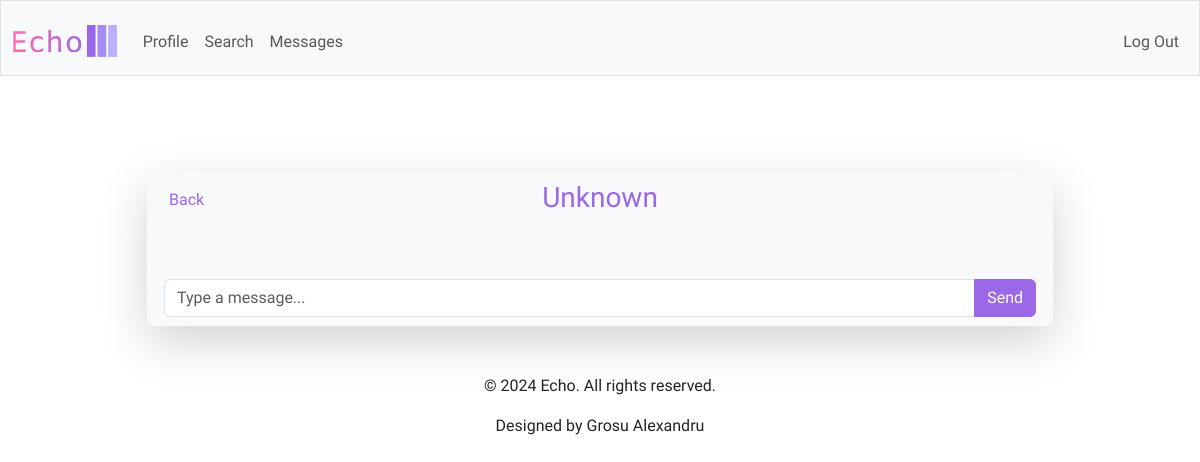
The app's page /messages/3 (signed in), older data.
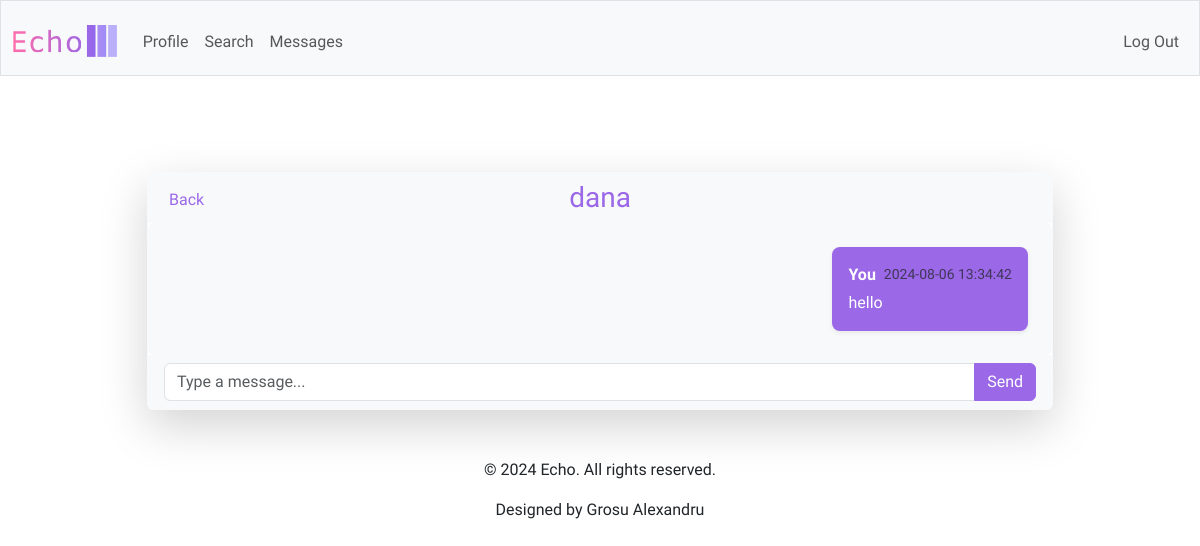
The same page, newer data.
### tables this page shows
CREATE TABLE users (
    id INTEGER PRIMARY KEY AUTOINCREMENT,
    username TEXT UNIQUE NOT NULL,
    password_hash TEXT NOT NULL,
    bio TEXT,
    created_at TIMESTAMP DEFAULT CURRENT_TIMESTAMP
);

CREATE TABLE messages (
    id INTEGER PRIMARY KEY AUTOINCREMENT,
    conversation_id INTEGER NOT NULL,
    sender_id INTEGER NOT NULL,
    content TEXT NOT NULL,
    created_at TIMESTAMP DEFAULT CURRENT_TIMESTAMP,
    FOREIGN KEY (conversation_id) REFERENCES conversations(id),
    FOREIGN KEY (sender_id) REFERENCES users(id)
);

### app.py (the view)
@app.route('/messages/<int:conversation_id>')
@login_required
def conversation(conversation_id):
    user_id = session['user_id']
    messages = db.execute('''
        SELECT m.content, m.created_at, u.username
        FROM messages m
        JOIN users u ON m.sender_id = u.id
        WHERE m.conversation_id = ?
        ORDER BY m.created_at
    ''', conversation_id)
    other_user = db.execute('''
        SELECT u.username
        FROM conversation_participants cp
        JOIN users u ON cp.user_id = u.id
        WHERE cp.conversation_id = ? AND cp.user_id != ?
    ''', conversation_id, user_id)
    other_username = other_user[0]['username'] if other_user else "Unknown"
    return render_template('conversation.html', messages=messages,
                           conversation_id=conversation_id, other_username=other_username)

### app.py (called while the page is built)
@app.after_request
def after_request(response):
    response.headers["Cache-Control"] = "no-cache, no-store, must-revalidate"
    response.headers["Expires"] = 0
    response.headers["Pragma"] = "no-cache"
    return response

### helpers.py (called while the page is built)
def login_required(f):
    @wraps(f)
    def decorated_function(*args, **kwargs):
        if session.get("user_id") is None:
            return redirect("/login")
        return f(*args, **kwargs)
    return decorated_function

### templates/conversation.html (shortened to what this page needs)
{% extends "layout.html" %}
{% block main %}
    <div class="container mt-5">
        <div class="row justify-content-center">
            <div class="col-md-10">
                <div class="card shadow-lg border-light">
                    <div class="card-header d-flex align-items-center bg-light border-bottom-0 position-relative">
                        <a href="{{ url_for('messages') }}" class="btn btn-link text-decoration-none purple position-absolute top-0 start-0 mt-2 ms-2">
                             Back
                        </a>
                        <div class="d-flex justify-content-center w-100">
                            <h3 class="mb-0 purple">
                                <a href="{{ url_for('profile', username=other_username) }}" class="text-decoration-none purple">
                                    {{ other_username }}
                                </a>
                            </h3>
                        </div>
                    </div>
                    <div class="card-body p-4 bg-light rounded" id="messageContainer" style="max-height: 500px; overflow-y: auto;">
                        <div class="d-flex flex-column gap-3">
                            {% for message in messages %}
                                {% if message['username'] == session['username'] %}
                                    <div class="d-flex justify-content-end">
                                        <div class="bg-purple text-white p-3 rounded-3 shadow-sm text-break text-start">
                                            <div class="d-flex justify-content-between align-items-center">
                                                <strong>You</strong>
                                                <small class="text-muted ms-2">{{ message['created_at'] }}</small>
                                            </div>
                                            <p class="mb-0 mt-1">{{ message['content'] }}</p>
                                        </div>
                                    </div>
                                {% endif %}
                            {% endfor %}
                        </div>
                    </div>
                    <div class="card-footer bg-light border-top-0">
                        <form action="{{ url_for('send_message', conversation_id=conversation_id) }}" method="post">
                            <div class="input-group">
                                <input type="text" name="content" autocomplete="off" class="form-control" placeholder="Type a message..." aria-label="Type a message..." aria-describedby="button-addon2" required>
                                <button class="btn btn-primary" type="submit" id="button-addon2">Send</button>
                            </div>
                        </form>
                    </div>
                </div>
            </div>
        </div>
    </div>
{% endblock %}

Row changes from the older to the newer data that the page shows:
now on this page (row unchanged): users: username "dana"
added messages: created_at "2024-08-06 13:34:42", content "hello"
Text that changed along with them:
{{ other_username }}: "Unknown" → (not shown)
